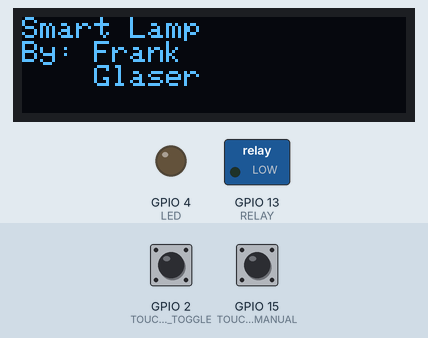
A sketch run on a simulated ESP32. Shown: 128×32 one-colour display, switched loads named in the sketch (green lamp = pin HIGH), output pins drawn as LEDs (lit = HIGH). The test bench sets the inputs (shaded band); at power-on: GPIO 15 (TOUCHSENSOR_MANUAL) LOW, GPIO 2 (TOUCHSENSOR_TOGGLE) LOW. WiFi joins after 1.5 s; servers stay silent unless stated; the local clock reads 2024-03-15 10:24:30 at power-on unless the sketch sets it; what the sketch prints to the serial monitor is not drawn.

Above: at 4.7 s.
4.8 s: GPIO 15 (TOUCHSENSOR_MANUAL) pulsed HIGH 5 times (0.12 s each, 0.3 s apart)
At 7.3 s:
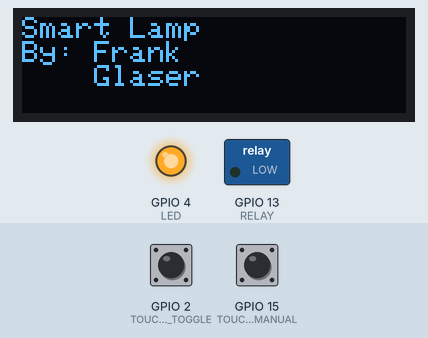
7.8 s: GPIO 2 (TOUCHSENSOR_TOGGLE) pulsed HIGH 2 times (0.12 s each, 0.3 s apart)
At 8.07 s:
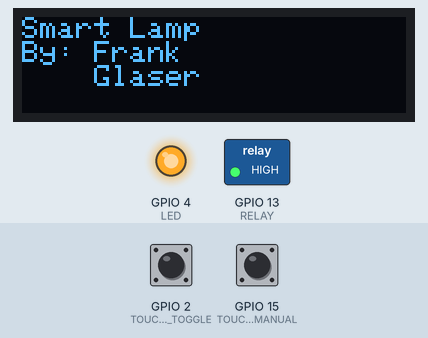
Timing chart, 0 to 10.8 s (numbered marks = the images above; inputs shaded):
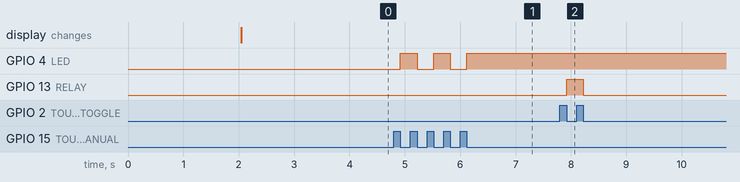

Measured:
- after the input at 4.8 s, GPIO 4 (LED): alternates HIGH for 0.30 s and LOW for 0.30 s, 5 changes in all, then stays HIGH, starting after 0.12 s
- after the input at 7.8 s, GPIO 13 (RELAY): LOW → HIGH after 0.12 s, → LOW 0.30 s later

The sketch:

StudyLamp.ino
```cpp
/*
  Author: Frank Glaser
  Device: Average Desk Lamp

  This program will control when my study lamp will turn on.
  When triggered, it is time to get my butt in gear and hit the books.
  Attached is an mini OLED display to keep track of the time.
*/

#include <WiFi.h>
#include <Adafruit_GFX.h>
#include <Adafruit_SSD1306.h>
#include <Wire.h>
#include "time.h"

#define LED 4
#define RELAY 13
#define SCREEN_WIDTH 128
#define SCREEN_HEIGHT 32

// VARIABLES DETERMINED BY THE MASTER
const int gmtOffsetMult = -5;
const int daylightOffsetMult = 1;
const int studyTimeStart_Hour = 18;
const int studyTimeStart_Minute = 0;
const int studyTimeEnd_Hour = 20;
const int studyTimeEnd_Minute = 59;

// INITIALIZATION OF TOUCH SENSOR VARIABLES.
const int TOUCHSENSOR_MANUAL = 15;
const int TOUCHSENSOR_TOGGLE = 2;
bool isManualPressed = false;
bool isManualMode = false;
bool isTogglePressed = false;
bool isToggleOn = false;

// WIFI VARIABLES
const char* ssid = "Stevens-IoT";
const char* password = "jPT563VQM3";
const char* ntpServer = "in.pool.ntp.org";

// INITIALIZATION OF TIME VARIABLES
const long secondsPerHour = 3600;
bool isStudyTime = false;
int hour = 0;
int minute = 0;
char* dayPart;
int secondIncrementor = 0;

// SETUP OLED DISPLAY
Adafruit_SSD1306 display(SCREEN_WIDTH, SCREEN_HEIGHT, &Wire, -1);

void setup() {
  Serial.begin(115200);

  // Initialization of the LED.
  pinMode(LED, OUTPUT);
  digitalWrite(LED, LOW);

  // Initialization of the lamp relay.
  pinMode(RELAY, OUTPUT);
  digitalWrite(RELAY, LOW);

  // Initialization of the touch sensors.
  pinMode(TOUCHSENSOR_MANUAL, INPUT);
  pinMode(TOUCHSENSOR_TOGGLE, INPUT);

  // Initialization of the OLED w/ introduction message.
  if (!display.begin(SSD1306_SWITCHCAPVCC, 0x3C)) {  // Address 0x3D for 128x64
    Serial.println(F("SSD1306 allocation failed"));
    for (;;)
      ;
  }
  delay(2000);
  display.clearDisplay();
  display.setTextSize(1.5);
  display.setTextColor(WHITE);
  display.setCursor(0, 0);
  display.println("Smart Lamp");
  display.println("By: Frank");
  display.println("    Glaser");
  display.display();

  // Connect to internet to retrieve world date and time.
  // Adjust time based on local time zone and daylight savings.
  // After date and time is found and stored, sever wifi connection.
  WiFi.begin(ssid, password);
  while (WiFi.status() != WL_CONNECTED) delay(500);
  configTime((secondsPerHour * gmtOffsetMult), (secondsPerHour * daylightOffsetMult), ntpServer);
  assessStudyTime();
  WiFi.disconnect(true);
  WiFi.mode(WIFI_OFF);
}

void loop() {
  if (digitalRead(TOUCHSENSOR_MANUAL) == HIGH) isManualPressed = true;

  if (isManualPressed && digitalRead(TOUCHSENSOR_MANUAL) == LOW) {
    if (isManualMode) {
      isManualMode = false;
      digitalWrite(LED, LOW);
    }
    else {
      isManualMode = true;
      digitalWrite(LED, HIGH);
    }
    isManualPressed = false;
  }

  if (isManualMode) {
    if (digitalRead(TOUCHSENSOR_TOGGLE) == HIGH) isTogglePressed = true;

    Serial.println("MANUAL MODE");

    if (isTogglePressed && digitalRead(TOUCHSENSOR_TOGGLE) == LOW) {
      if (isToggleOn) {
        isToggleOn = false;
        digitalWrite(RELAY, LOW);
      }
      else {
        isToggleOn = true;
        digitalWrite(RELAY, HIGH);
      }
      isTogglePressed = false;
    }
  }

  if (secondIncrementor == 200000) {
    assessStudyTime();

    if (!isManualMode) {
      if (isStudyTime) digitalWrite(RELAY, HIGH);
      else digitalWrite(RELAY, LOW);
    }

    // Format to normal am/pm time.
    if (hour > 12) {
      hour -= 12;
      dayPart = "pm";
    }
    else if (hour == 0) {
      dayPart = "am";
      hour = 12;
    }
    else if (hour == 12) dayPart = "pm";
    else dayPart = "am";
    display.clearDisplay();
    display.setTextSize(3);
    display.setCursor(8, 7);
    display.print(hour);
    display.print(":");
    if (minute < 10) display.print("0");
    display.print(minute);
    display.print(dayPart);
    display.display();

    secondIncrementor = 0;
  }
  else secondIncrementor++;
}

// This function will initially set the current time retrieved from the internet.
// Afterwards, it will update every two seconds from the stored time and date data.
// If the time is within the study interval, return true.
void assessStudyTime() {
  struct tm timeinfo;
  if (!getLocalTime(&timeinfo)) return;
  hour = timeinfo.tm_hour;
  minute = timeinfo.tm_min;
  if (hour >= studyTimeStart_Hour && minute >= studyTimeStart_Minute && hour <= studyTimeEnd_Hour && minute <= studyTimeEnd_Minute) isStudyTime = true;
  else isStudyTime = false;
}
```
